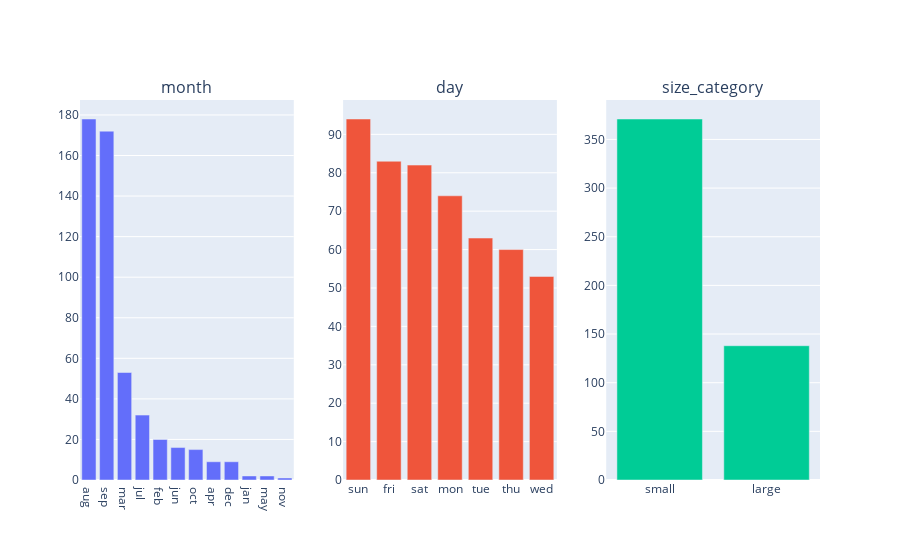

The code cell stored with this chart in its notebook:
### Code cell
# checking the distribution of categorical columns
fig = make_subplots(rows=1, cols=3,subplot_titles=cat_cols)

for i,j in enumerate(cat_cols):
    fig.add_trace(go.Bar(x=df[j].value_counts().index, y=df[j].value_counts().values),row=1,col=i+1)
fig.update_layout(showlegend=False)
fig.show()

### Figure 1 — Plotly figure (JSON) as saved in the notebook; plotly's stock layout.template omitted (floating-point values rounded to 4 significant figures)
{"data": [{"type": "bar", "x": ["aug", "sep", "mar", "jul", "feb", "jun", "oct", "apr", "dec", "jan", "may", "nov"], "xaxis": "x", "y": [178, 172, 53, 32, 20, 16, 15, 9, 9, 2, 2, 1], "yaxis": "y"}, {"type": "bar", "x": ["sun", "fri", "sat", "mon", "tue", "thu", "wed"], "xaxis": "x2", "y": [94, 83, 82, 74, 63, 60, 53], "yaxis": "y2"}, {"type": "bar", "x": ["small", "large"], "xaxis": "x3", "y": [371, 138], "yaxis": "y3"}], "layout": {"annotations": [{"font": {"size": 16}, "showarrow": false, "text": "month", "x": 0.1444, "xanchor": "center", "xref": "paper", "y": 1, "yanchor": "bottom", "yref": "paper"}, {"font": {"size": 16}, "showarrow": false, "text": "day", "x": 0.5, "xanchor": "center", "xref": "paper", "y": 1, "yanchor": "bottom", "yref": "paper"}, {"font": {"size": 16}, "showarrow": false, "text": "size_category", "x": 0.8556, "xanchor": "center", "xref": "paper", "y": 1, "yanchor": "bottom", "yref": "paper"}], "showlegend": false, "xaxis": {"anchor": "y", "domain": [0, 0.2889]}, "xaxis2": {"anchor": "y2", "domain": [0.3556, 0.6444]}, "xaxis3": {"anchor": "y3", "domain": [0.7111, 1]}, "yaxis": {"anchor": "x", "domain": [0, 1]}, "yaxis2": {"anchor": "x2", "domain": [0, 1]}, "yaxis3": {"anchor": "x3", "domain": [0, 1]}}}
